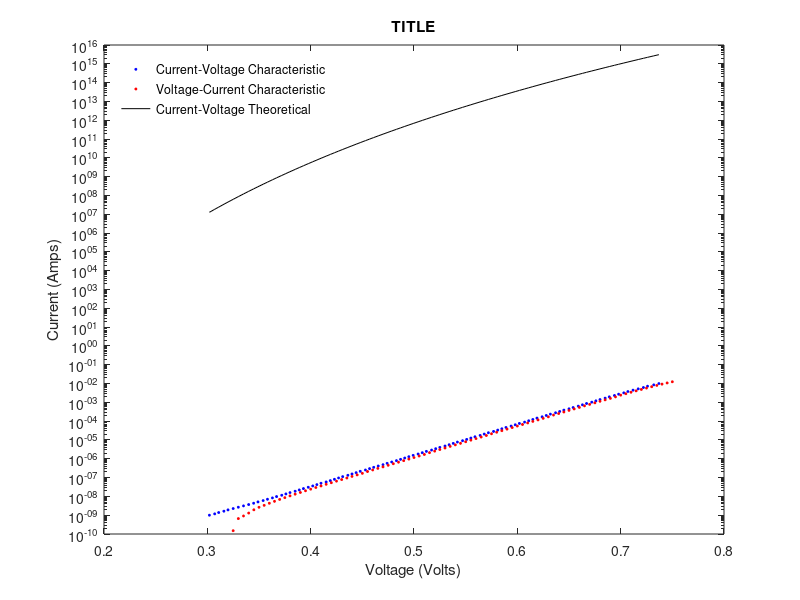

Source code (MATLAB):
clear

load('collected_data.mat');

figure;
semilogy( Vout_Exp1_1,Iin_Exp1_1,'*b','MarkerSize',2) %current-voltage
hold on;
semilogy(Vin_Exp1_2,Iout_Exp1_2, '*r','MarkerSize',2) %voltage-current
hold on;
CV_theo = (7.055.*(Vout_Exp1_1)).^21.63
semilogy(Vout_Exp1_1,CV_theo,'-k','MarkerSize',5)

title( "TITLE");
ylabel("Current (Amps)");
xlabel("Voltage (Volts)");

legend('Current-Voltage Characteristic', 'Voltage-Current Characteristic','Current-Voltage Theoretical','Voltage-Current Theoretical')
legend('boxoff')
legend('Location','northwest')


hold off
